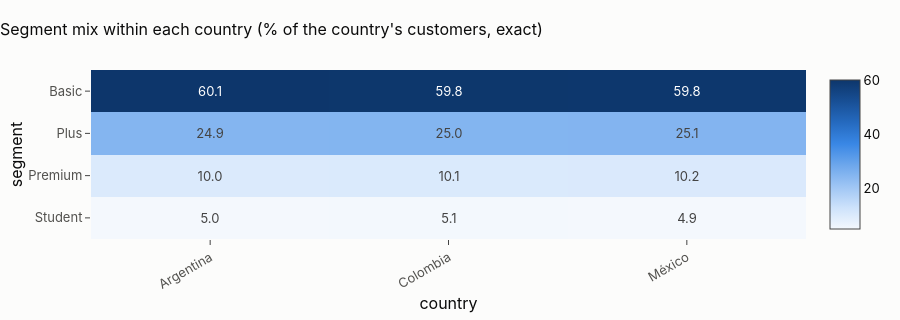
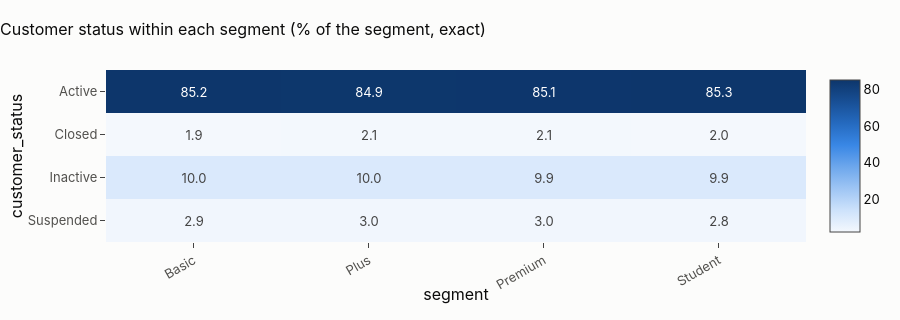
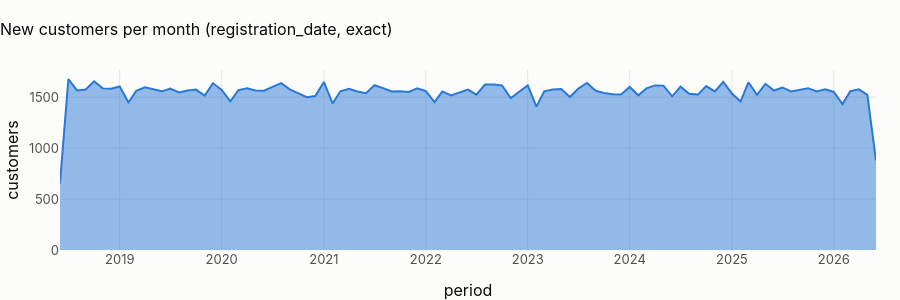

The code cell stored with these charts, in order, in its notebook:
### Code cell
s = smp(t)
fig, axes = plt.subplots(1, 2, figsize=(15, 4.2))
order = s.groupby("segment")["credit_score"].median().sort_values().index
sns.violinplot(
    data=s,
    x="credit_score",
    y="segment",
    order=order,
    ax=axes[0],
    color=theme.SEQ_BLUE[1],
    inner="quartile",
    cut=0,
    linewidth=0.8,
)
axes[0].set_title("Credit score by segment (sample)")
sns.boxplot(
    data=s,
    x="estimated_monthly_income",
    y="segment",
    hue="country",
    order=order,
    ax=axes[1],
    palette=theme.CATEGORICAL[: s["country"].nunique()],
    log_scale=True,
    fliersize=1,
    linewidth=0.8,
)
axes[1].set_title("Monthly income by segment and country (local currency, log, sample)")
for ax in axes:
    ax.set_ylabel("")
plt.tight_layout()
plt.show()
heat(
    p.crosstab(con, rel(t), "segment", "country", normalize="column"),
    "Segment mix within each country (% of the country's customers, exact)",
)
heat(
    p.crosstab(con, rel(t), "customer_status", "segment", normalize="column"),
    "Customer status within each segment (% of the segment, exact)",
)
reg = p.time_profile(con, rel(t), "registration_date", "month")
fig = px.area(reg, x="period", y="value", color_discrete_sequence=[theme.BLUE])
fig.update_layout(
    title="New customers per month (registration_date, exact)", height=300, yaxis_title="customers"
)
fig.show()

### Figure 1 — Plotly figure (JSON) as saved in the notebook; plotly's stock layout.template omitted (floating-point values rounded to 4 significant figures)
{"data": [{"coloraxis": "coloraxis", "hovertemplate": "country: %{x}<br>segment: %{y}<br>color: %{z}<extra></extra>", "name": "0", "texttemplate": "%{z:.1f}", "type": "heatmap", "x": ["Argentina", "Colombia", "México"], "xaxis": "x", "y": ["Basic", "Plus", "Premium", "Student"], "yaxis": "y", "z": [[60.06, 59.82, 59.76], [24.93, 24.99, 25.09], [9.983, 10.13, 10.2], [5.02, 5.058, 4.943]]}], "layout": {"coloraxis": {"autocolorscale": false, "colorscale": [[0.0, "#f4f8fd"], [0.1429, "#cde2fb"], [0.2857, "#9ec5f4"], [0.4286, "#6da7ec"], [0.5714, "#3987e5"], [0.7143, "#256abf"], [0.8571, "#184f95"], [1.0, "#0d366b"]]}, "height": 320, "title": {"text": "Segment mix within each country (% of the country's customers, exact)"}, "xaxis": {"anchor": "y", "domain": [0.0, 1.0], "side": "bottom", "tickangle": -30, "title": {"text": "country"}}, "yaxis": {"anchor": "x", "autorange": "reversed", "domain": [0.0, 1.0], "title": {"text": "segment"}}}}

### Figure 2 — Plotly figure (JSON) as saved in the notebook; plotly's stock layout.template omitted (floating-point values rounded to 4 significant figures)
{"data": [{"coloraxis": "coloraxis", "hovertemplate": "segment: %{x}<br>customer_status: %{y}<br>color: %{z}<extra></extra>", "name": "0", "texttemplate": "%{z:.1f}", "type": "heatmap", "x": ["Basic", "Plus", "Premium", "Student"], "xaxis": "x", "y": ["Active", "Closed", "Inactive", "Suspended"], "yaxis": "y", "z": [[85.2, 84.94, 85.1, 85.3], [1.905, 2.136, 2.065, 2.043], [9.953, 9.95, 9.884, 9.907], [2.938, 2.97, 2.953, 2.75]]}], "layout": {"coloraxis": {"autocolorscale": false, "colorscale": [[0.0, "#f4f8fd"], [0.1429, "#cde2fb"], [0.2857, "#9ec5f4"], [0.4286, "#6da7ec"], [0.5714, "#3987e5"], [0.7143, "#256abf"], [0.8571, "#184f95"], [1.0, "#0d366b"]]}, "height": 320, "title": {"text": "Customer status within each segment (% of the segment, exact)"}, "xaxis": {"anchor": "y", "domain": [0.0, 1.0], "side": "bottom", "tickangle": -30, "title": {"text": "segment"}}, "yaxis": {"anchor": "x", "autorange": "reversed", "domain": [0.0, 1.0], "title": {"text": "customer_status"}}}}

### Figure 3 — Plotly figure (JSON) as saved in the notebook; plotly's stock layout.template omitted (floating-point values rounded to 4 significant figures)
{"data": [{"fillpattern": {"shape": ""}, "hovertemplate": "period=%{x}<br>value=%{y}<extra></extra>", "legendgroup": "", "line": {"color": "#2a78d6"}, "marker": {"symbol": "circle"}, "mode": "lines", "name": "", "orientation": "v", "showlegend": false, "stackgroup": "1", "type": "scatter", "x": ["2018-06-01T00:00:00.000000", "2018-07-01T00:00:00.000000", "2018-08-01T00:00:00.000000", "2018-09-01T00:00:00.000000", "2018-10-01T00:00:00.000000", "2018-11-01T00:00:00.000000", "2018-12-01T00:00:00.000000", "2019-01-01T00:00:00.000000", "2019-02-01T00:00:00.000000", "2019-03-01T00:00:00.000000", "2019-04-01T00:00:00.000000", "2019-05-01T00:00:00.000000", "2019-06-01T00:00:00.000000", "2019-07-01T00:00:00.000000", "2019-08-01T00:00:00.000000", "2019-09-01T00:00:00.000000", "2019-10-01T00:00:00.000000", "2019-11-01T00:00:00.000000", "2019-12-01T00:00:00.000000", "2020-01-01T00:00:00.000000", "2020-02-01T00:00:00.000000", "2020-03-01T00:00:00.000000", "2020-04-01T00:00:00.000000", "2020-05-01T00:00:00.000000", "2020-06-01T00:00:00.000000", "2020-07-01T00:00:00.000000", "2020-08-01T00:00:00.000000", "2020-09-01T00:00:00.000000", "2020-10-01T00:00:00.000000", "2020-11-01T00:00:00.000000", "2020-12-01T00:00:00.000000", "2021-01-01T00:00:00.000000", "2021-02-01T00:00:00.000000", "2021-03-01T00:00:00.000000", "2021-04-01T00:00:00.000000", "2021-05-01T00:00:00.000000", "2021-06-01T00:00:00.000000", "2021-07-01T00:00:00.000000", "2021-08-01T00:00:00.000000", "2021-09-01T00:00:00.000000", "2021-10-01T00:00:00.000000", "2021-11-01T00:00:00.000000", "2021-12-01T00:00:00.000000", "2022-01-01T00:00:00.000000", "2022-02-01T00:00:00.000000", "2022-03-01T00:00:00.000000", "2022-04-01T00:00:00.000000", "2022-05-01T00:00:00.000000", "2022-06-01T00:00:00.000000", "2022-07-01T00:00:00.000000", "2022-08-01T00:00:00.000000", "2022-09-01T00:00:00.000000", "2022-10-01T00:00:00.000000", "2022-11-01T00:00:00.000000", "2022-12-01T00:00:00.000000", "2023-01-01T00:00:00.000000", "2023-02-01T00:00:00.000000", "2023-03-01T00:00:00.000000", "2023-04-01T00:00:00.000000", "2023-05-01T00:00:00.000000", "2023-06-01T00:00:00.000000", "2023-07-01T00:00:00.000000", "2023-08-01T00:00:00.000000", "2023-09-01T00:00:00.000000", "2023-10-01T00:00:00.000000", "2023-11-01T00:00:00.000000", "2023-12-01T00:00:00.000000", "2024-01-01T00:00:00.000000", "2024-02-01T00:00:00.000000", "2024-03-01T00:00:00.000000", "2024-04-01T00:00:00.000000", "2024-05-01T00:00:00.000000", "2024-06-01T00:00:00.000000", "2024-07-01T00:00:00.000000", "2024-08-01T00:00:00.000000", "2024-09-01T00:00:00.000000", "2024-10-01T00:00:00.000000", "2024-11-01T00:00:00.000000", "2024-12-01T00:00:00.000000", "2025-01-01T00:00:00.000000", "2025-02-01T00:00:00.000000", "2025-03-01T00:00:00.000000", "2025-04-01T00:00:00.000000", "2025-05-01T00:00:00.000000", "2025-06-01T00:00:00.000000", "2025-07-01T00:00:00.000000", "2025-08-01T00:00:00.000000", "2025-09-01T00:00:00.000000", "2025-10-01T00:00:00.000000", "2025-11-01T00:00:00.000000", "2025-12-01T00:00:00.000000", "2026-01-01T00:00:00.000000", "2026-02-01T00:00:00.000000", "2026-03-01T00:00:00.000000", "2026-04-01T00:00:00.000000", "2026-05-01T00:00:00.000000", "2026-06-01T00:00:00.000000"], "xaxis": "x", "y": [656, 1678, 1566, 1575, 1656, 1586, 1582, 1605, 1448, 1561, 1596, 1579, 1557, 1583, 1546, 1566, 1574, 1515, 1638, 1571, 1458, 1568, 1587, 1566, 1563, 1600, 1637, 1576, 1539, 1500, 1511, 1649, 1438, 1557, 1582, 1555, 1538, 1617, 1588, 1556, 1559, 1551, 1587, 1559, 1452, 1556, 1517, 1545, 1574, 1524, 1624, 1625, 1614, 1491, 1553, 1615, 1407, 1557, 1575, 1579, 1501, 1584, 1639, 1562, 1541, 1528, 1525, 1600, 1518, 1586, 1615, 1613, 1508, 1602, 1533, 1525, 1608, 1556, 1650, 1536, 1457, 1646, 1523, 1631, 1565, 1595, 1556, 1573, 1588, 1555, 1577, 1551, 1432, 1558, 1576, 1523, 877], "yaxis": "y"}], "layout": {"height": 300, "legend": {"tracegroupgap": 0}, "title": {"text": "New customers per month (registration_date, exact)"}, "xaxis": {"anchor": "y", "domain": [0.0, 1.0], "title": {"text": "period"}}, "yaxis": {"anchor": "x", "domain": [0.0, 1.0], "title": {"text": "customers"}}}}
